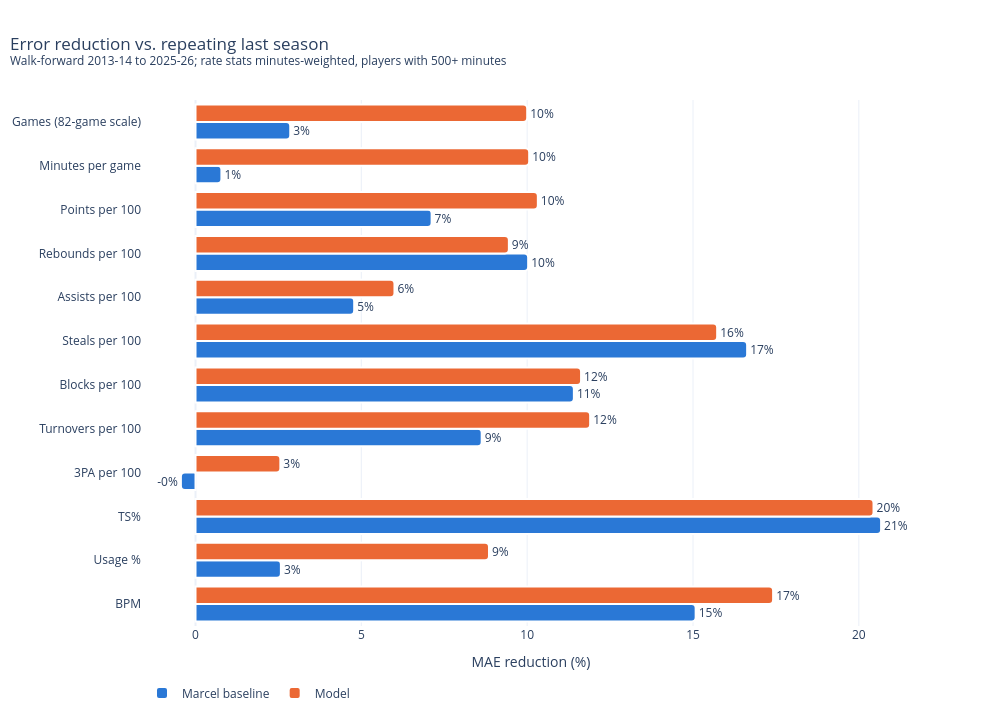

The notebook cell this image was saved under:
### Markdown cell above
## Accuracy

### Code cell
scores = evaluate(frame, preds)
plot_mae_reduction(scores).show()

### Figure 1 — Plotly figure (JSON) as saved in the notebook; plotly's stock layout.template omitted (floating-point values rounded to 4 significant figures)
{"data": [{"customdata": [[1.295, 1.525], [2.217, 2.275], [2.753, 3.471], [1.193, 1.188], [0.4553, 0.4983], [0.248, 0.2799], [0.2718, 0.326], [0.8898, 0.9345], [0.9913, 1.102], [2.677, 2.882], [4.565, 4.601], [16.47, 16.95]], "hovertemplate": "<b>Marcel baseline</b><br>%{y}<br>MAE %{customdata[0]:.3f} vs. %{customdata[1]:.3f} last season (%{x:.1f}% lower)<extra></extra>", "marker": {"color": "#2a78d6", "cornerradius": 4, "line": {"color": "white", "width": 2}}, "name": "Marcel baseline", "orientation": "h", "text": ["15%", "3%", "21%", "-0%", "9%", "11%", "17%", "5%", "10%", "7%", "1%", "3%"], "textposition": "outside", "type": "bar", "x": [15.08, 2.574, 20.67, -0.4405, 8.629, 11.41, 16.63, 4.784, 10.03, 7.119, 0.7808, 2.857], "y": ["BPM", "Usage %", "TS%", "3PA per 100", "Turnovers per 100", "Blocks per 100", "Steals per 100", "Assists per 100", "Rebounds per 100", "Points per 100", "Minutes per game", "Games (82-game scale)"]}, {"customdata": [[1.259, 1.525], [2.074, 2.275], [2.761, 3.471], [1.158, 1.188], [0.439, 0.4983], [0.2474, 0.2799], [0.2748, 0.326], [0.8784, 0.9345], [0.9977, 1.102], [2.584, 2.882], [4.138, 4.601], [15.26, 16.95]], "hovertemplate": "<b>Model</b><br>%{y}<br>MAE %{customdata[0]:.3f} vs. %{customdata[1]:.3f} last season (%{x:.1f}% lower)<extra></extra>", "marker": {"color": "#eb6834", "cornerradius": 4, "line": {"color": "white", "width": 2}}, "name": "Model", "orientation": "h", "text": ["17%", "9%", "20%", "3%", "12%", "12%", "16%", "6%", "9%", "10%", "10%", "10%"], "textposition": "outside", "type": "bar", "x": [17.42, 8.849, 20.44, 2.558, 11.9, 11.63, 15.73, 5.999, 9.448, 10.32, 10.06, 10.0], "y": ["BPM", "Usage %", "TS%", "3PA per 100", "Turnovers per 100", "Blocks per 100", "Steals per 100", "Assists per 100", "Rebounds per 100", "Points per 100", "Minutes per game", "Games (82-game scale)"]}], "layout": {"bargap": 0.2, "barmode": "group", "height": 720, "hoverlabel": {"bgcolor": "white"}, "legend": {"orientation": "h", "traceorder": "normal", "x": 0, "y": -0.1}, "title": {"text": "Error reduction vs. repeating last season<br><sup>Walk-forward 2013-14 to 2025-26; rate stats minutes-weighted, players with 500+ minutes</sup>", "x": 0.01}, "width": 1000, "xaxis": {"title": {"text": "MAE reduction (%)"}}}}
